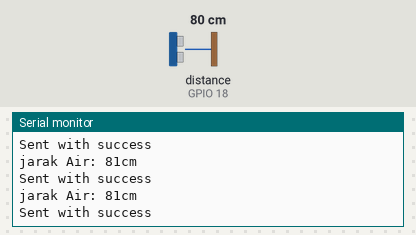
Bench run of a sketch on a simulated ESP32. Shown: the last lines printed to the serial monitor. Inputs (shaded band) come from the test bench; at power-on: distance to the obstacle (sensor on GPIO 18) 80 cm. The echo pulse lasts 58.3 µs per cm; WiFi joins after 1.5 s; servers stay silent unless stated.

Above: at 3.2 s.
3.3 s: distance to the obstacle (sensor on GPIO 18) set to 2 cm
At 3.9 s:
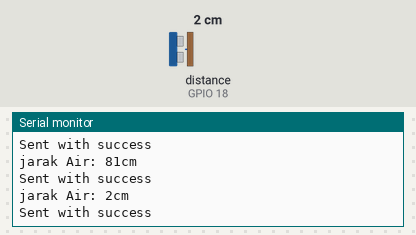
4.8 s: distance to the obstacle (sensor on GPIO 18) set to 4 cm
At 5.4 s:
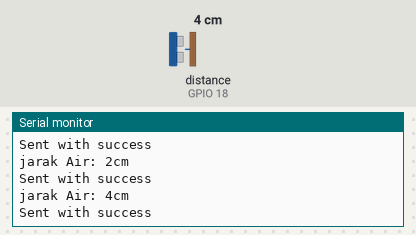
Timing chart, 0 to 7.8 s (numbered marks = the images above; inputs shaded):
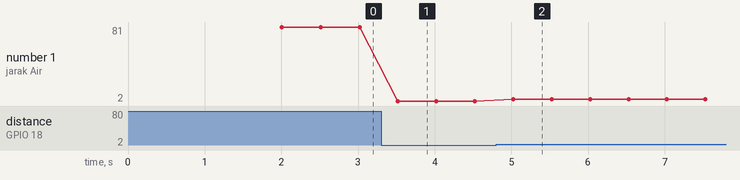

Measured:
- after the input at 3.3 s, the serial monitor: prints a new line after 0.22 s (image 1)
- after the input at 4.8 s, the serial monitor: prints a new line after 0.22 s (image 2)
- plotted number 1: 81 → 2 after the input at 3.3 s, 2 → 4 after the input at 4.8 s

The sketch:

Transmiter_esp_dev4.ino
```cpp
// (licence header left out)
#include <esp_now.h>
#include <WiFi.h>
#include <NewPing.h>

char ssid[] = "Daffadandi";
char pass[] = "Daffabulet";

#define TRIGGER_PIN 19      // Pin untuk trigger sensor ultrasonik
#define ECHO_PIN 18          // Pin untuk echo sensor ultrasonik
#define MAX_DISTANCE 200     // Jarak maksimal yang akan diukur (dalam cm)

NewPing sonar(TRIGGER_PIN, ECHO_PIN, MAX_DISTANCE);

// float duration;
// float distance;

// REPLACE WITH YOUR RECEIVER MAC Address
uint8_t broadcastAddress[] = {0x08, 0xB6, 0x1F, 0x3B, 0x30, 0x08};

// Structure example to send data
// Must match the receiver structure
typedef struct struct_message {
  char a[32];
  int b;
  float c;
  bool d;
} struct_message;

// Create a struct_message called myData
struct_message myData;

esp_now_peer_info_t peerInfo;

// callback when data is sent
void OnDataSent(const uint8_t *mac_addr, esp_now_send_status_t status) {
  // Serial.print("\r\nLast Packet Send Status:\t");
  // Serial.println(status == ESP_NOW_SEND_SUCCESS ? "Delivery Success" : "Delivery Fail");
}


void setup() {
  // Init Serial Monitor
  Serial.begin(115200);

  // pinMode(ECHO_PIN, INPUT);
  // pinMode(TRIG_PIN, OUTPUT);

  // Set device as a Wi-Fi Station
  // WiFi.mode(WIFI_STA);
  WiFi.begin(ssid, pass);
    WiFi.mode(WIFI_AP_STA);

  // Set device as a Wi-Fi Station
  // WiFi.begin(ssid, password);
  while (WiFi.status() != WL_CONNECTED) {
    delay(1000);
    // Serial.println("Setting as a Wi-Fi Station..");
  }
  Serial.print("Station IP Address: ");
  Serial.println(WiFi.localIP());
  Serial.print("Wi-Fi Channel: ");
  Serial.println(WiFi.channel());

  // Init ESP-NOW
  if (esp_now_init() != ESP_OK) {
    Serial.println("Error initializing ESP-NOW");
    return;
  }

  // Once ESPNow is successfully Init, we will register for Send CB to
  // get the status of Trasnmitted packet
  esp_now_register_send_cb(OnDataSent);

  // Register peer
  memcpy(peerInfo.peer_addr, broadcastAddress, 6);
  peerInfo.channel = 0;
  peerInfo.encrypt = false;

  // Add peer
  if (esp_now_add_peer(&peerInfo) != ESP_OK){
    // Serial.println("Failed to add peer");
    return;
  }
}

// void measureDistance(){
//   // Set the trigger pin LOW for 2uS
//   digitalWrite(TRIGPIN, LOW);
//   delayMicroseconds(2);

//   // Set the trigger pin HIGH for 20us to send pulse
//   digitalWrite(TRIGPIN, HIGH);
//   delayMicroseconds(20);

//   // Return the trigger pin to LOW
//   digitalWrite(TRIGPIN, LOW);

//   // Measure the width of the incoming pulse
//   duration = pulseIn(ECHOPIN, HIGH);

//   // Determine distance from duration
//   // Use 343 metres per second as speed of sound
//   // Divide by 1000 as we want millimeters

//   distance = ((duration / 2) * 0.343)/10;
//   myData.b = distance;
// }

void loop() {
  unsigned int distance = sonar.ping_cm(); // Baca jarak dalam cm
  Serial.print("jarak Air: ");
  Serial.print(distance);
  Serial.println("cm");
  // measureDistance();
  // Set values to send
  // strcpy(myData.a, "THIS IS A CHAR");
  myData.b = distance;

  // Serial.println(myData.b);
  // myData.c = 1.2;
  // myData.d = false;

  // Send message via ESP-NOW
  esp_err_t result = esp_now_send(broadcastAddress, (uint8_t *) &myData, sizeof(myData));

  if (result == ESP_OK) {
    Serial.println("Sent with success");
  }
  else {
    Serial.println("Error sending the data");
  }
  delay(500);
}
```
